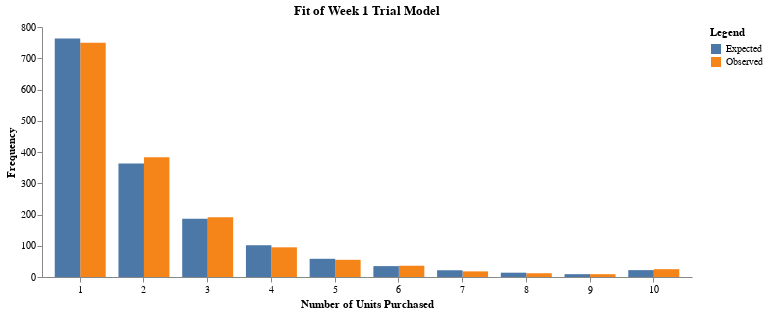

Here is the notebook cell this chart was saved with:
### Markdown cell above
As the value of the sample test statistic is less than the critical value, we conclude that the shifted beta-geometric distribution adequately fits the data.

### Code cell
w1_trial_df = pl.DataFrame({'Number of Units Purchased':np.arange(1,11), 'Observed': n1x[1:], 'Expected': E_n1x[1:]})
w1_trial_df = w1_trial_df.unpivot(on=['Observed', 'Expected'], index='Number of Units Purchased', variable_name='Legend' , value_name='Frequency')

ChartTemp(w1_trial_df).mark_bar().encode(
    x=alt.X('Number of Units Purchased:O', axis=alt.Axis(labelAngle=0)),
    y='Frequency:Q',
    color='Legend:N',
    xOffset='Legend:N'
).line_prop('Fit of Week 1 Trial Model')

### Figure 1 — Vega-Lite specification as saved in the notebook (floating-point values rounded to 4 significant figures)
{"$schema": "https://vega.github.io/schema/vega-lite/v5.20.1.json", "config": {"axisX": {"grid": false}, "axisY": {"grid": false}, "view": {"continuousHeight": 300, "continuousWidth": 300, "stroke": null}}, "data": {"name": "data-5cd39c8e2a16f7df7607e9517ba12ba4"}, "datasets": {"data-5cd39c8e2a16f7df7607e9517ba12ba4": [{"Frequency": 750, "Legend": "Observed", "Number of Units Purchased": 1}, {"Frequency": 383, "Legend": "Observed", "Number of Units Purchased": 2}, {"Frequency": 191, "Legend": "Observed", "Number of Units Purchased": 3}, {"Frequency": 95, "Legend": "Observed", "Number of Units Purchased": 4}, {"Frequency": 55, "Legend": "Observed", "Number of Units Purchased": 5}, {"Frequency": 36, "Legend": "Observed", "Number of Units Purchased": 6}, {"Frequency": 18, "Legend": "Observed", "Number of Units Purchased": 7}, {"Frequency": 12, "Legend": "Observed", "Number of Units Purchased": 8}, {"Frequency": 9, "Legend": "Observed", "Number of Units Purchased": 9}, {"Frequency": 25, "Legend": "Observed", "Number of Units Purchased": 10}, {"Frequency": 763.0, "Legend": "Expected", "Number of Units Purchased": 1}, {"Frequency": 363.3, "Legend": "Expected", "Number of Units Purchased": 2}, {"Frequency": 186.4, "Legend": "Expected", "Number of Units Purchased": 3}, {"Frequency": 101.6, "Legend": "Expected", "Number of Units Purchased": 4}, {"Frequency": 58.25, "Legend": "Expected", "Number of Units Purchased": 5}, {"Frequency": 34.84, "Legend": "Expected", "Number of Units Purchased": 6}, {"Frequency": 21.6, "Legend": "Expected", "Number of Units Purchased": 7}, {"Frequency": 13.82, "Legend": "Expected", "Number of Units Purchased": 8}, {"Frequency": 9.093, "Legend": "Expected", "Number of Units Purchased": 9}, {"Frequency": 21.97, "Legend": "Expected", "Number of Units Purchased": 10}]}, "encoding": {"color": {"field": "Legend", "type": "nominal"}, "x": {"axis": {"labelAngle": 0}, "field": "Number of Units Purchased", "type": "ordinal"}, "xOffset": {"field": "Legend", "type": "nominal"}, "y": {"field": "Frequency", "type": "quantitative"}}, "height": 250, "mark": {"type": "bar"}, "title": "Fit of Week 1 Trial Model", "width": 650}
